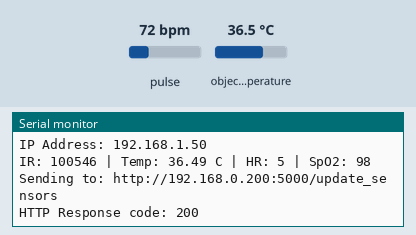
Recording of a sketch running on a simulated ESP8266 (NodeMCU). Shown: the last lines printed to the serial monitor. Inputs (shaded band) come from the test bench; at power-on: pulse 72 bpm, object temperature 36.5 °C. WiFi joins after 1.5 s; servers stay silent unless stated; uploads are accepted with an empty reply.

Above: at 3.7 s.
3.8 s: pulse set to 42 bpm
At 4.68 s:
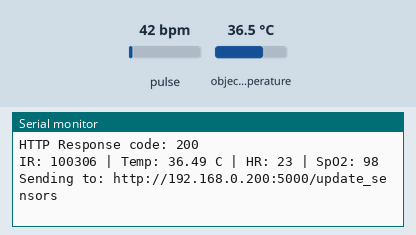
5.3 s: object temperature set to 20 °C
At 6.69 s:
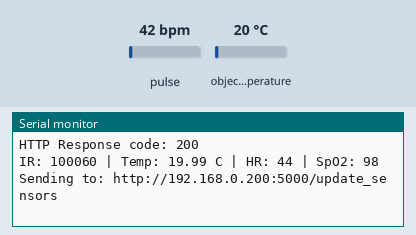
6.8 s: pulse set to 70 bpm
At 6.8 s:
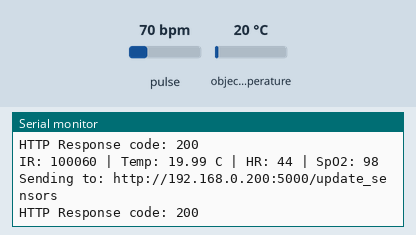
Timing chart, 0 to 9.8 s (numbered marks = the images above; inputs shaded):
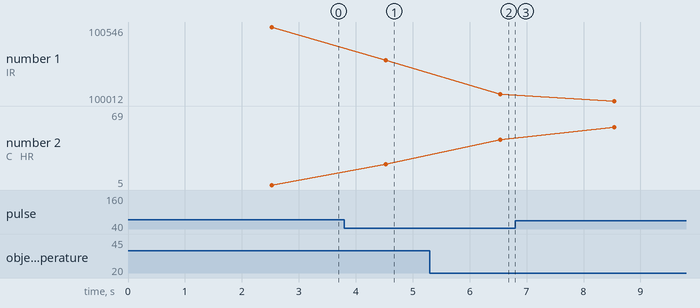

Measured:
- after the input at 3.8 s, the serial monitor: prints a new line after 0.73 s (image 1)
- after the input at 5.3 s, the serial monitor: prints a new line after 1.2 s (image 2)
- plotted number 1: 100546 → 100306 after the input at 3.8 s, 100060 → 100045 after the input at 6.8 s
- plotted number 2: 5 → 23 after the input at 3.8 s, 44 → 69 after the input at 6.8 s

The sketch:

esp8266_sensors.ino
```cpp
#include <ESP8266WiFi.h>
#include <ESP8266HTTPClient.h>
#include <WiFiClient.h>
#include <Wire.h>
#include "MAX30105.h"
#include "heartRate.h"
#include <Adafruit_MLX90614.h>

// ================= WIFI =================
const char* ssid     = "Don't smuggle_2G";
const char* password = "azam1502";

// ================= SERVER =================
const char* serverIP = "192.168.0.200";   // Raspberry Pi IP
const int serverPort = 5000;

// ================= SENSOR OBJECTS =================
MAX30105 particleSensor;
Adafruit_MLX90614 mlx = Adafruit_MLX90614();

// ================= HEART RATE =================
const byte RATE_SIZE = 4;
byte rates[RATE_SIZE];
byte rateSpot = 0;
long lastBeat = 0;

float beatsPerMinute;
int beatAvg = 0;

// ================= SETUP =================
void setup() {
  Serial.begin(115200);
  delay(1000);

  Serial.println("\nESP8266 Sensor Node Starting...");

  // I2C Start
  Wire.begin(D2, D1);
  Wire.setClock(100000);

  // MAX30102 Init
  Serial.println("Initializing MAX30102...");
  if (!particleSensor.begin(Wire, I2C_SPEED_STANDARD)) {
    Serial.println("MAX30102 not found!");
    while (1);
  }

  particleSensor.setup();
  particleSensor.setPulseAmplitudeRed(0x1F);
  particleSensor.setPulseAmplitudeGreen(0);

  Serial.println("MAX30102 Ready");

  // MLX90614 Init
  Serial.println("Initializing MLX90614...");
  if (!mlx.begin()) {
    Serial.println("MLX90614 not found!");
    while (1);
  }

  Serial.println("MLX90614 Ready");

  // WiFi Connect
  connectWiFi();
}

// ================= LOOP =================
void loop() {

  // Reconnect WiFi if disconnected
  if (WiFi.status() != WL_CONNECTED) {
    connectWiFi();
  }

  long irValue = particleSensor.getIR();

  // Beat Detection
  if (checkForBeat(irValue)) {
    long delta = millis() - lastBeat;
    lastBeat = millis();

    beatsPerMinute = 60 / (delta / 1000.0);

    if (beatsPerMinute < 255 && beatsPerMinute > 20) {
      rates[rateSpot++] = (byte)beatsPerMinute;
      rateSpot %= RATE_SIZE;

      beatAvg = 0;
      for (byte x = 0; x < RATE_SIZE; x++) {
        beatAvg += rates[x];
      }
      beatAvg /= RATE_SIZE;
    }
  }

  // Report every 2 sec
  static unsigned long lastReport = 0;
  if (millis() - lastReport > 2000) {
    lastReport = millis();

    float objTemp = mlx.readObjectTempC();

    int hrToSend = 0;
    int spo2ToSend = 0;

    if (irValue > 50000) {   // Finger detected
      hrToSend = beatAvg;
      spo2ToSend = 98;       // placeholder
    }

    Serial.print("IR: ");
    Serial.print(irValue);
    Serial.print(" | Temp: ");
    Serial.print(objTemp);
    Serial.print(" C | HR: ");
    Serial.print(hrToSend);
    Serial.print(" | SpO2: ");
    Serial.println(spo2ToSend);

    sendToPi(objTemp, hrToSend, spo2ToSend);
  }
}

// ================= WIFI FUNCTION =================
void connectWiFi() {
  Serial.print("Connecting to WiFi");

  WiFi.begin(ssid, password);

  int attempts = 0;
  while (WiFi.status() != WL_CONNECTED && attempts < 30) {
    delay(500);
    Serial.print(".");
    attempts++;
  }

  if (WiFi.status() == WL_CONNECTED) {
    Serial.println("\nWiFi connected!");
    Serial.print("IP Address: ");
    Serial.println(WiFi.localIP());
  } else {
    Serial.println("\nWiFi Failed!");
  }
}

// ================= SEND DATA =================
void sendToPi(float t, int h, int s) {
  if (WiFi.status() == WL_CONNECTED) {
    WiFiClient client;
    HTTPClient http;

    String url = "http://" + String(serverIP) + ":" + String(serverPort) + "/update_sensors";

    Serial.println("Sending to: " + url);

    http.begin(client, url);
    http.addHeader("Content-Type", "application/json");

    String payload = "{\"temperature\":" + String(t, 1) +
                     ",\"heart_rate\":" + String(h) +
                     ",\"spo2\":" + String(s) + "}";

    int httpCode = http.POST(payload);

    if (httpCode > 0) {
      Serial.printf("HTTP Response code: %d\n", httpCode);
      String response = http.getString();
      Serial.println(response);
    } else {
      Serial.printf("HTTP POST failed: %s\n", http.errorToString(httpCode).c_str());
    }

    http.end();
  }
}
```
